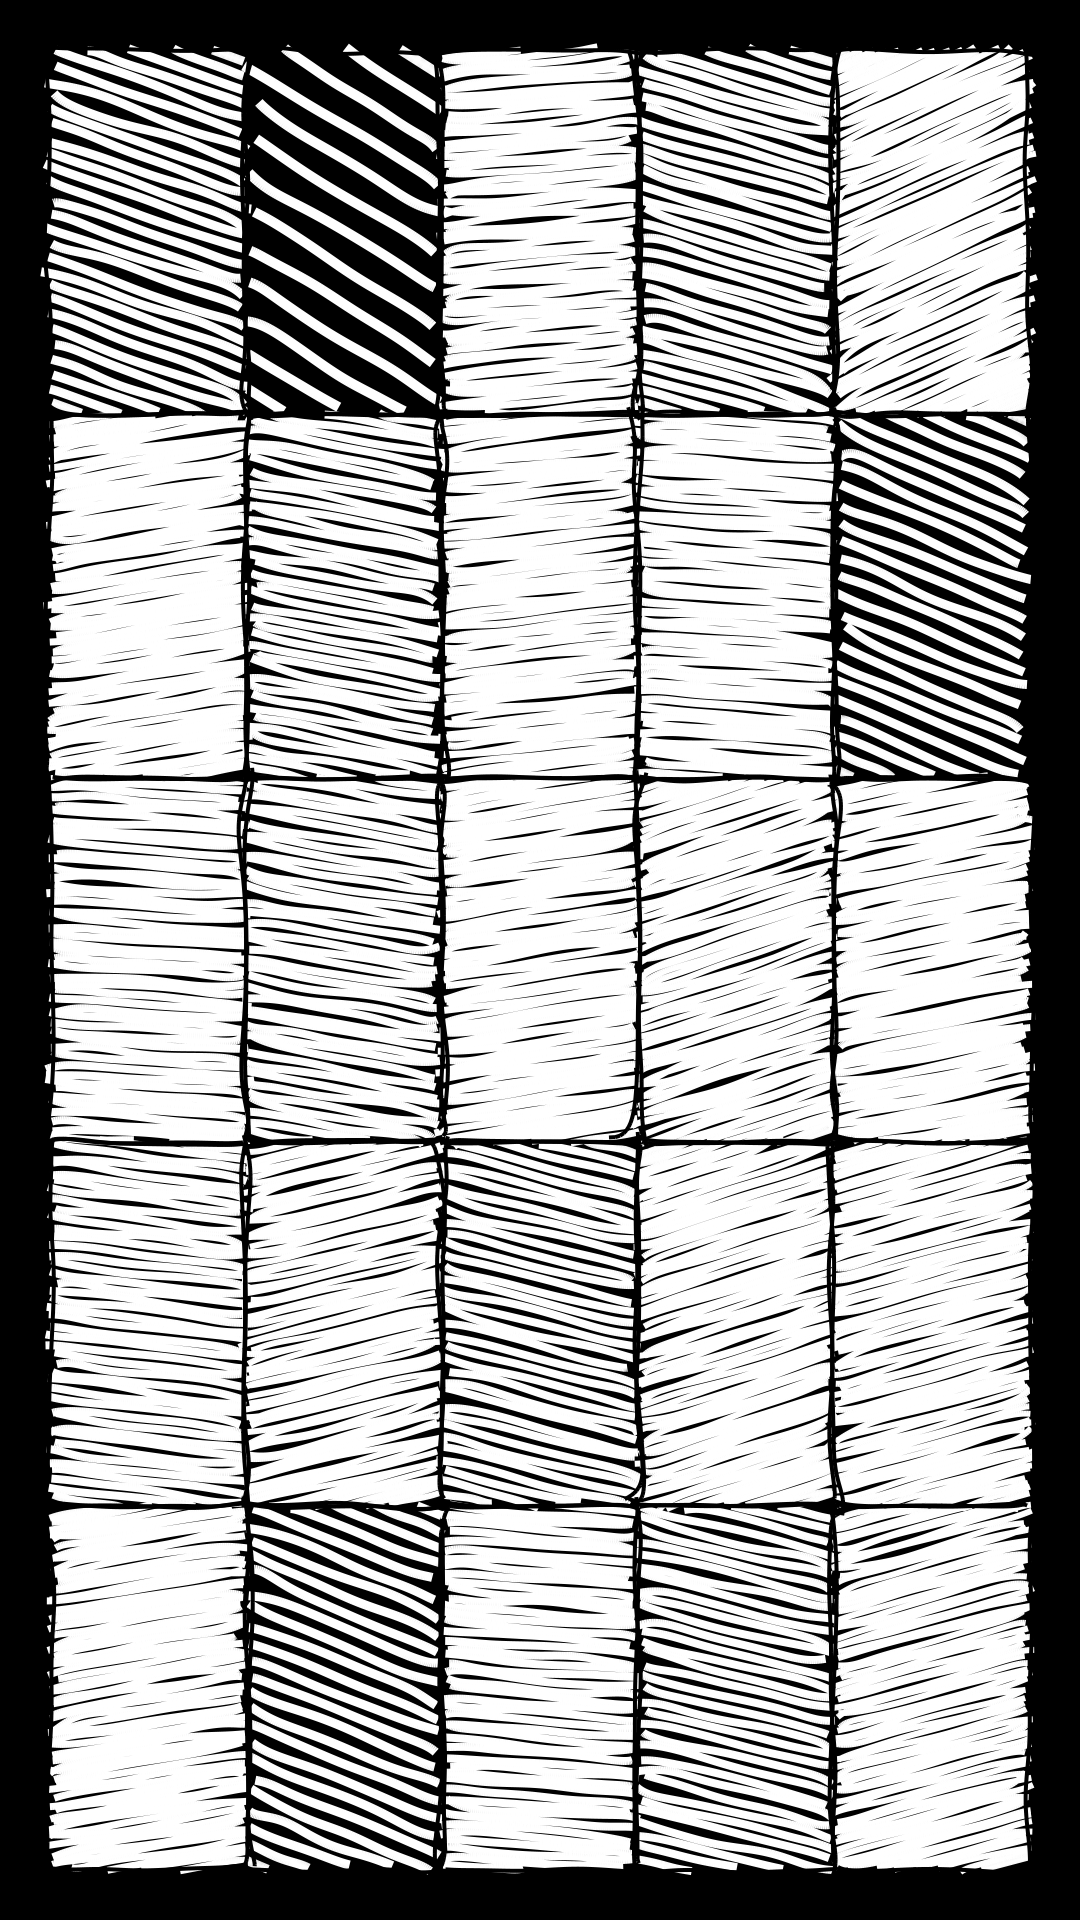

The script that drew this image:
from handd import HDD
from opensimplex import OpenSimplex
import cairo


class Rectangle:
    def __init__(self, xy, calque):
        self.xy = xy
        self.calque = calque

    def affiche(self, gris=1, width=0):
        self.calque.ctx.set_line_width(width)
        self.calque.ctx.set_source_rgb(gris, gris, gris)
        p = self.calque.rectangle_hdd(self.xy)
        self.calque.ctx.stroke()
        return p


offset = 100
W = 1_080 - offset
H = 1_920 - offset

img = cairo.ImageSurface(cairo.FORMAT_RGB24, W + offset, H + offset)
calque = HDD(img)
ctx = calque.ctx


# les rectangles:
dimw = W // 5
dimh = H // 5
ratio = dimw / dimh
rectangles = []
for l in range(H // dimh):
    for c in range(W // dimw):
        A = (offset / 2 + c * dimw, offset / 2 + l * dimh)
        B = (offset / 2 + (c + 1) * dimw, offset / 2 + (l + 1) * dimh)
        rectangles.append(Rectangle([A, B], calque))

info_rectangles = []
for c in rectangles:
    info_rectangles.append((c, c.affiche()))

noise = OpenSimplex()
for i, pack_r in enumerate(info_rectangles):
    r, (p, bb) = pack_r
    n = noise.noise2d(r.xy[0][0], r.xy[0][1])
    angle = int(n * 90) / 2
    nb = max(3, int((n + 1) * 50))
    width = 1 + int(10 * (150 - (nb - 3)) / 150)
    ctx.set_line_width(width)
    ctx.set_source_rgb(1, 1, 1)
    calque.hatch_hdd(p, bb, angle=angle, nb=nb)
    ctx.stroke()

for c in rectangles:
    c.affiche(width=4, gris=0)

img.write_to_png("test4.png")
